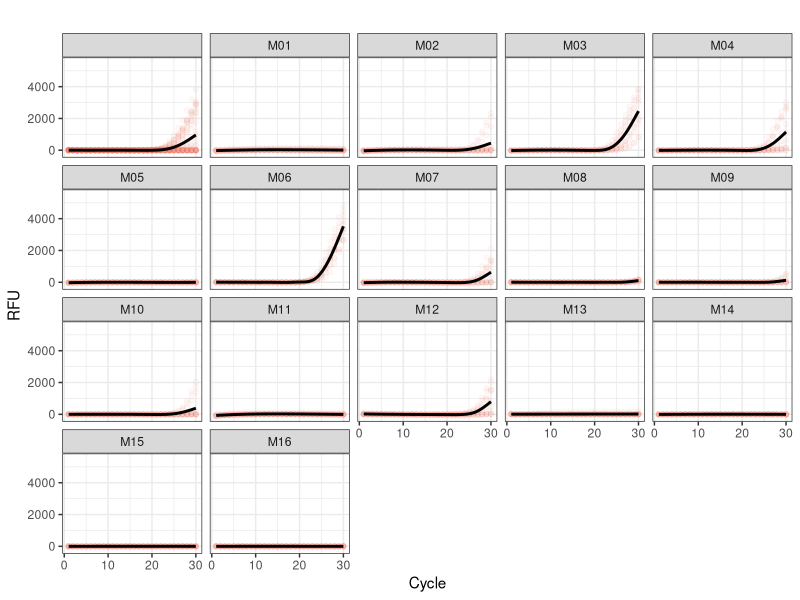

Here is the R script that generated this plot: (Note: this script raises an error after producing the figure.)
## ---- chunk 1
set.seed(123)

# Load required packages
library(knitr)
library(ggplot2)
library(reshape2)
library(dplyr)

knitr::opts_chunk$set(
  echo = TRUE,
  message = FALSE,
  warning = FALSE,
  fig.path = "../output/figures/"
)

# Helper function: standard error
st.err <- function(x) {
  sd(x, na.rm = TRUE) / sqrt(sum(!is.na(x)))
}
## ---- chunk 2
qPCR.data=read.csv("data/raw/Quantification_Amplification_Results_SYBR.csv", header=T)
qPCR.data$Cycle=as.numeric(as.character(qPCR.data$Cycle))
qPCR.data$Site_ID <- as.character(qPCR.data$Site_ID)
## ---- chunk 3
qPCR.sample.data=subset(qPCR.data, Region !="Control")
amp.plot=ggplot(qPCR.sample.data, aes(x=Cycle, y=value)) + geom_point(alpha=0.05) + geom_smooth(method="gam", se=T, na.rm=T, color="black") + labs(x="Cycle", y="RFU", title=" ") + facet_wrap(~Site_ID)  + aes(color=Region)  + theme_bw() + guides(color=guide_legend(override.aes=list(fill=NA))) + theme(legend.position = "none")

amp.plot
## ---- chunk 4
Cq.data=read.csv("data/raw/Quantification_Cq_Results_SYBR.csv", header=T)
Cq.data$Cq.Mean=as.numeric(Cq.data$Cq.Mean)
Cq.data$Cq=as.numeric(Cq.data$Cq)
## ---- chunk 5
Cq=subset(Cq.data, Atoll=="Majuro")
Cq.narm <- Cq[!is.na(Cq$Site_ID) & Cq$Site_ID != "", ] #Remove passively sampled opportunistic sites without ID

# methodological constants
template_vol_ul <- 1      # µL template added to qPCR reaction
elution_vol_ul  <- 100    # µL total extract volume
water_filtered_L <- 2     # L seawater filtered

# conversion factor
conv_factor <- (elution_vol_ul / template_vol_ul) / water_filtered_L

Cq.narm$copies_per_L <- Cq.narm$SQ.Mean * conv_factor

#format data frame
target.eDNA=as.data.frame(Cq.narm)
target.eDNA=arrange(target.eDNA, Site_ID) ##order by Site
target.eDNA= target.eDNA %>% dplyr::select(Sample, Replicate, Site_ID, qPCR_presence, SQ.Mean, copies_per_L)

site_concentrations=ddply(target.eDNA, .(Site_ID), summarise, copies_uL=mean(SQ.Mean)/template_vol_ul, copies_uL_SE=st.err(SQ.Mean)/template_vol_ul, copies_L=mean(copies_per_L), copies_L_SE=st.err(copies_per_L))

write.csv(
  site_concentrations,
  file = "data/processed/2DNAcopies_site.csv",
  row.names = FALSE
)
## ---- chunk 6
blast.table=read.csv("data/raw/ONT_MINION_blastn_table.csv", header=T) 
blast.table$totalreads=sum(blast.table$reads)
blast.table$propreads=blast.table$reads/blast.table$totalreads

blast.table=ddply(blast.table, .(Organism), summarise, read_prop=sum(propreads))
## ---- chunk 7
propreads=ggplot(blast.table, aes(x=Organism, y = read_prop, fill=Organism)) +
  ylim(0, 1) +
  geom_bar(stat='identity', size = 1, position = position_dodge()) +
  ylab("Read proportion") +
  xlab(" ") +
  theme_bw() +
  theme(axis.text.x=element_text(angle=45, hjust=1, vjust=1, size=10, color="black"),
        axis.ticks.x=element_line(color="black", size=0.5, linetype="solid"),
        axis.line.x=element_blank()) + scale_y_sqrt()
propreads
## ---- chunk 8
##IDENTIFY CONTAMINATED SAMPLES
Cq.neg=subset(Cq.data, Region=="Control")
contamination=subset(Cq.neg, Cq.Mean>0 & Site_ID=="EB")
contaminated=unique(contamination$SampleID)
if(length(contaminated) > 0){
  print(paste(contaminated, "is contaminated. Check the corresponding site!"))
}
## ---- chunk 9
sessionInfo()
